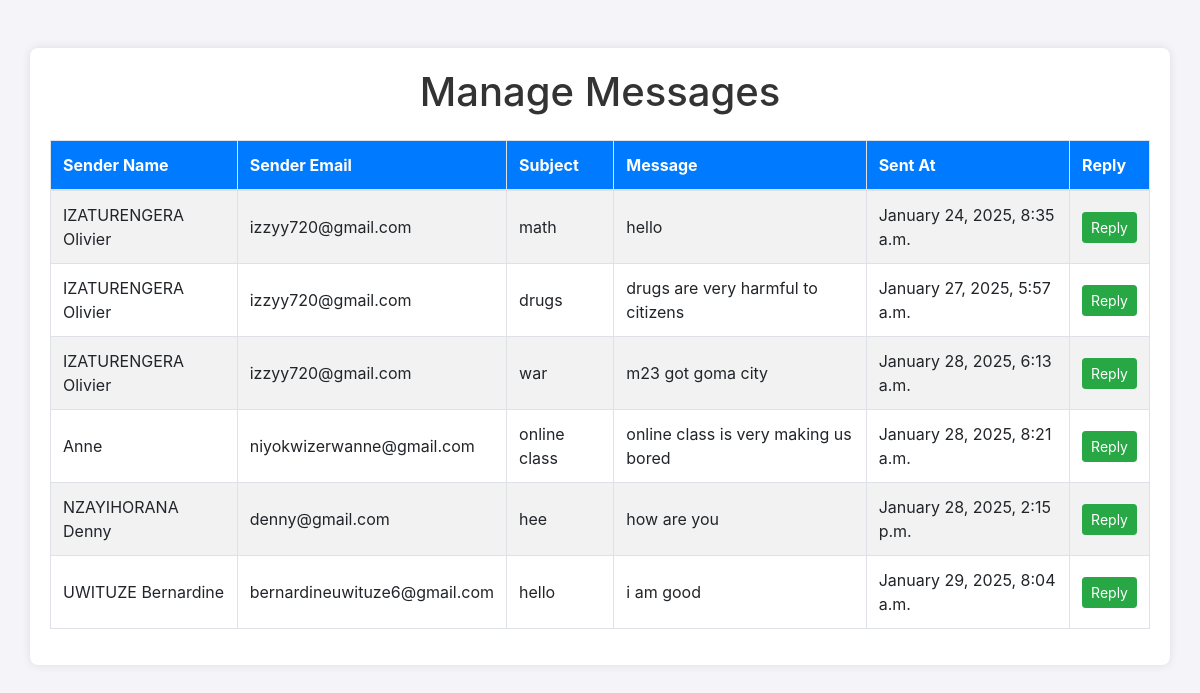
Page /manage-messages/ (signed in) on the committed database.
### newsapp/models.py (models this page shows, shortened)
class ContactMessage(models.Model):
    name = models.CharField(max_length=100)
    email = models.EmailField()
    subject = models.CharField(max_length=200)
    message = models.TextField()
    created_at = models.DateTimeField(auto_now_add=True)

### newsapp/views.py (the view)
# urls.py: path('manage-messages/', manage_messages, name='manage_messages'),
@user_passes_test(is_superuser)
def manage_messages(request):
    messages = ContactMessage.objects.all()
    return render(request, 'manage_messages.html', {'messages': messages})

### newsapp/views.py (called while the page is built)
def is_superuser(user):
    return user.is_superuser

### templates/manage_messages.html (shortened to what this page needs)
{% block content %}
<!DOCTYPE html>
<html lang="en">
<head>
    <link href="https://stackpath.bootstrapcdn.com/bootstrap/4.5.2/css/bootstrap.min.css" rel="stylesheet">
</head>
<body>
    <div class="container mt-5">
        <h1 class="mb-4">Manage Messages</h1>
        <table class="table table-bordered table-striped">
            <thead>
                <tr>
                    <th>Sender Name</th>
                    <th>Sender Email</th>
                    <th>Subject</th>
                    <th>Message</th>
                    <th>Sent At</th>
                    <th>Reply</th>
                </tr>
            </thead>
            <tbody>
                {% for message in messages %}
                <tr>
                    <td>{{ message.name }}</td>
                    <td>{{ message.email }}</td>
                    <td>{{ message.subject }}</td>
                    <td>{{ message.message|truncatewords:20 }}</td>
                    <td>{{ message.created_at|date:"F j, Y, g:i a" }}</td>
                    <td>
                        <a href="{% url 'reply_message' message.id %}" class="btn btn-primary reply-button btn-sm">Reply</a>
                    </td>
                </tr>
                {% endfor %}
            </tbody>
        </table>
    </div>
</body>
</html>
{% endblock %}

### templates/manage_messages.html (style rules this page uses)
body { background-color: #f4f4f9; }
.container { background-color: #fff; padding: 20px; border-radius: 8px; box-shadow: 0 0 10px rgba(0, 0, 0, 0.1); }
h1 { color: #333; text-align: center; }
.table th { background-color: #007bff; color: #fff; }
.table td { vertical-align: middle; }
.table a { color: #fff; text-decoration: none; }
.reply-button { background-color: #28a745; border-color: #28a745; }

### rows in the picture
ContactMessage: name "IZATURENGERA Olivier", email "izzyy720@gmail.com", subject "math", message "hello", created_at "January 24, 2025, 8:35 a.m."
ContactMessage: name "IZATURENGERA Olivier", email "izzyy720@gmail.com", subject "drugs", message "drugs are very harmful to citizens", created_at "January 27, 2025, 5:57 a.m."
ContactMessage: name "IZATURENGERA Olivier", email "izzyy720@gmail.com", subject "war", message "m23 got goma city", created_at "January 28, 2025, 6:13 a.m."
ContactMessage: name "Anne", email "niyokwizerwanne@gmail.com", subject "online class", message "online class is very making us bored", created_at "January 28, 2025, 8:21 a.m."
ContactMessage: name "NZAYIHORANA Denny", email "denny@gmail.com", subject "hee", message "how are you", created_at "January 28, 2025, 2:15 p.m."
ContactMessage: name "UWITUZE Bernardine", email "bernardineuwituze6@gmail.com", subject "hello", message "i am good", created_at "January 29, 2025, 8:04 a.m."
